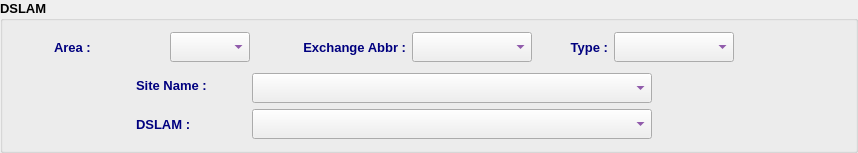
    <widget class="QGroupBox" name="groupBox">
     <property name="font">
      <font>
       <family>Tahoma</family>
       <pointsize>10</pointsize>
       <bold>true</bold>
      </font>
     </property>
     <property name="title">
      <string>DSLAM</string>
     </property>
     <layout class="QHBoxLayout" name="horizontalLayout_4">
      <item>
       <layout class="QVBoxLayout" name="verticalLayout">
        <item>
         <layout class="QHBoxLayout" name="horizontalLayout_3">
          <item>
           <spacer name="horizontalSpacer">
            <property name="orientation">
             <enum>Qt::Orientation::Horizontal</enum>
            </property>
            <property name="sizeHint" stdset="0">
             <size>
              <width>40</width>
              <height>20</height>
             </size>
            </property>
           </spacer>
          </item>
          <item>
           <widget class="QLabel" name="label">
            <property name="minimumSize">
             <size>
              <width>110</width>
              <height>30</height>
             </size>
            </property>
            <property name="maximumSize">
             <size>
              <width>110</width>
              <height>30</height>
             </size>
            </property>
            <property name="font">
             <font>
              <family>Tahoma</family>
              <pointsize>10</pointsize>
              <bold>true</bold>
             </font>
            </property>
            <property name="styleSheet">
             <string notr="true">color: rgb(0, 0, 127);</string>
            </property>
            <property name="text">
             <string>Area :</string>
            </property>
            <property name="alignment">
             <set>Qt::AlignmentFlag::AlignLeading|Qt::AlignmentFlag::AlignLeft|Qt::AlignmentFlag::AlignVCenter</set>
            </property>
           </widget>
          </item>
          <item>
           <widget class="QComboBox" name="areaCB">
            <property name="minimumSize">
             <size>
              <width>80</width>
              <height>30</height>
             </size>
            </property>
            <property name="maximumSize">
             <size>
              <width>80</width>
              <height>30</height>
             </size>
            </property>
            <property name="font">
             <font>
              <family>Tahoma</family>
              <pointsize>10</pointsize>
              <bold>true</bold>
             </font>
            </property>
            <property name="styleSheet">
             <string notr="true">color: rgb(85, 0, 127);</string>
            </property>
           </widget>
          </item>
          <item>
           <widget class="QLabel" name="label_2">
            <property name="minimumSize">
             <size>
              <width>150</width>
              <height>30</height>
             </size>
            </property>
            <property name="maximumSize">
             <size>
              <width>150</width>
              <height>30</height>
             </size>
            </property>
            <property name="font">
             <font>
              <family>Tahoma</family>
              <pointsize>10</pointsize>
              <bold>true</bold>
             </font>
            </property>
            <property name="styleSheet">
             <string notr="true">color: rgb(0, 0, 127);</string>
            </property>
            <property name="text">
             <string>Exchange Abbr :</string>
            </property>
            <property name="alignment">
             <set>Qt::AlignmentFlag::AlignRight|Qt::AlignmentFlag::AlignTrailing|Qt::AlignmentFlag::AlignVCenter</set>
            </property>
           </widget>
          </item>
          <item>
           <widget class="QComboBox" name="abbrCB">
            <property name="minimumSize">
             <size>
              <width>120</width>
              <height>30</height>
             </size>
            </property>
            <property name="maximumSize">
             <size>
              <width>120</width>
              <height>30</height>
             </size>
            </property>
            <property name="font">
             <font>
              <family>Tahoma</family>
              <pointsize>10</pointsize>
              <bold>true</bold>
             </font>
            </property>
            <property name="styleSheet">
             <string notr="true">color: rgb(85, 0, 127);</string>
            </property>
           </widget>
          </item>
          <item>
           <widget class="QLabel" name="label_3">
            <property name="minimumSize">
             <size>
              <width>70</width>
              <height>30</height>
             </size>
            </property>
            <property name="maximumSize">
             <size>
              <width>70</width>
              <height>30</height>
             </size>
            </property>
            <property name="font">
             <font>
              <family>Tahoma</family>
              <pointsize>10</pointsize>
              <bold>true</bold>
             </font>
            </property>
            <property name="styleSheet">
             <string notr="true">color: rgb(0, 0, 127);</string>
            </property>
            <property name="text">
             <string>Type :</string>
            </property>
            <property name="alignment">
             <set>Qt::AlignmentFlag::AlignRight|Qt::AlignmentFlag::AlignTrailing|Qt::AlignmentFlag::AlignVCenter</set>
            </property>
           </widget>
          </item>
          <item>
           <widget class="QComboBox" name="typeCB">
            <property name="minimumSize">
             <size>
              <width>120</width>
              <height>30</height>
             </size>
            </property>
            <property name="maximumSize">
             <size>
              <width>120</width>
              <height>30</height>
             </size>
            </property>
            <property name="font">
             <font>
              <family>Tahoma</family>
              <pointsize>10</pointsize>
              <bold>true</bold>
             </font>
            </property>
            <property name="styleSheet">
             <string notr="true">color: rgb(85, 0, 127);</string>
            </property>
           </widget>
          </item>
          <item>
           <spacer name="horizontalSpacer_3">
            <property name="font">
             <font>
              <family>Tahoma</family>
              <pointsize>10</pointsize>
              <bold>true</bold>
             </font>
            </property>
            <property name="orientation">
             <enum>Qt::Orientation::Horizontal</enum>
            </property>
            <property name="sizeHint" stdset="0">
             <size>
              <width>40</width>
              <height>20</height>
             </size>
            </property>
           </spacer>
          </item>
         </layout>
        </item>
        <item>
         <widget class="QFrame" name="frame">
          <property name="minimumSize">
           <size>
            <width>0</width>
            <height>35</height>
           </size>
          </property>
          <property name="maximumSize">
           <size>
            <width>16777215</width>
            <height>35</height>
           </size>
          </property>
          <property name="font">
           <font>
            <family>Tahoma</family>
            <pointsize>10</pointsize>
            <bold>true</bold>
           </font>
          </property>
          <property name="frameShape">
           <enum>QFrame::Shape::NoFrame</enum>
          </property>
          <property name="frameShadow">
           <enum>QFrame::Shadow::Plain</enum>
          </property>
          <property name="lineWidth">
           <number>0</number>
          </property>
          <layout class="QHBoxLayout" name="horizontalLayout">
           <property name="leftMargin">
            <number>0</number>
           </property>
           <property name="topMargin">
            <number>0</number>
           </property>
           <property name="rightMargin">
            <number>0</number>
           </property>
           <property name="bottomMargin">
            <number>0</number>
           </property>
           <item>
            <spacer name="horizontalSpacer_6">
             <property name="orientation">
              <enum>Qt::Orientation::Horizontal</enum>
             </property>
             <property name="sizeHint" stdset="0">
              <size>
               <width>40</width>
               <height>20</height>
              </size>
             </property>
            </spacer>
           </item>
           <item>
            <widget class="QLabel" name="label_4">
             <property name="minimumSize">
              <size>
               <width>110</width>
               <height>30</height>
              </size>
             </property>
             <property name="maximumSize">
              <size>
               <width>110</width>
               <height>30</height>
              </size>
             </property>
             <property name="font">
              <font>
               <family>Tahoma</family>
               <pointsize>10</pointsize>
               <bold>true</bold>
              </font>
             </property>
             <property name="styleSheet">
              <string notr="true">color: rgb(0, 0, 127);</string>
             </property>
             <property name="text">
              <string>Site Name :</string>
             </property>
             <property name="alignment">
              <set>Qt::AlignmentFlag::AlignLeading|Qt::AlignmentFlag::AlignLeft|Qt::AlignmentFlag::AlignVCenter</set>
             </property>
            </widget>
           </item>
           <item>
            <widget class="QComboBox" name="siteCB">
             <property name="minimumSize">
              <size>
               <width>400</width>
               <height>30</height>
              </size>
             </property>
             <property name="maximumSize">
              <size>
               <width>400</width>
               <height>25</height>
              </size>
             </property>
             <property name="font">
              <font>
               <family>Tahoma</family>
               <pointsize>10</pointsize>
               <bold>true</bold>
              </font>
             </property>
             <property name="styleSheet">
              <string notr="true">color: rgb(85, 0, 127);</string>
             </property>
            </widget>
           </item>
           <item>
            <spacer name="horizontalSpacer_7">
             <property name="font">
              <font>
               <family>Tahoma</family>
               <pointsize>10</pointsize>
               <bold>true</bold>
              </font>
             </property>
             <property name="orientation">
              <enum>Qt::Orientation::Horizontal</enum>
             </property>
             <property name="sizeHint" stdset="0">
              <size>
               <width>40</width>
               <height>20</height>
              </size>
             </property>
            </spacer>
           </item>
          </layout>
         </widget>
        </item>
        <item>
         <layout class="QHBoxLayout" name="horizontalLayout_2">
          <item>
           <spacer name="horizontalSpacer_8">
            <property name="orientation">
             <enum>Qt::Orientation::Horizontal</enum>
            </property>
            <property name="sizeHint" stdset="0">
             <size>
              <width>40</width>
              <height>20</height>
             </size>
            </property>
           </spacer>
          </item>
          <item>
           <widget class="QLabel" name="label_5">
            <property name="minimumSize">
             <size>
              <width>110</width>
              <height>30</height>
             </size>
            </property>
            <property name="maximumSize">
             <size>
              <width>110</width>
              <height>30</height>
             </size>
            </property>
            <property name="font">
             <font>
              <family>Tahoma</family>
              <pointsize>10</pointsize>
              <bold>true</bold>
             </font>
            </property>
            <property name="styleSheet">
             <string notr="true">color: rgb(0, 0, 127);</string>
            </property>
            <property name="text">
             <string>DSLAM :</string>
            </property>
            <property name="alignment">
             <set>Qt::AlignmentFlag::AlignLeading|Qt::AlignmentFlag::AlignLeft|Qt::AlignmentFlag::AlignVCenter</set>
            </property>
           </widget>
          </item>
          <item>
           <widget class="QComboBox" name="dslamCB">
            <property name="minimumSize">
             <size>
              <width>400</width>
              <height>30</height>
             </size>
            </property>
            <property name="maximumSize">
             <size>
              <width>400</width>
              <height>30</height>
             </size>
            </property>
            <property name="font">
             <font>
              <family>Tahoma</family>
              <pointsize>10</pointsize>
              <bold>true</bold>
             </font>
            </property>
            <property name="styleSheet">
             <string notr="true">color: rgb(85, 0, 127);</string>
            </property>
           </widget>
          </item>
          <item>
           <spacer name="horizontalSpacer_2">
            <property name="font">
             <font>
              <family>Tahoma</family>
              <pointsize>10</pointsize>
              <bold>true</bold>
             </font>
            </property>
            <property name="orientation">
             <enum>Qt::Orientation::Horizontal</enum>
            </property>
            <property name="sizeHint" stdset="0">
             <size>
              <width>40</width>
              <height>20</height>
             </size>
            </property>
           </spacer>
          </item>
         </layout>
        </item>
       </layout>
      </item>
      <item>
       <widget class="QLabel" name="pix">
        <property name="minimumSize">
         <size>
          <width>64</width>
          <height>64</height>
         </size>
        </property>
        <property name="maximumSize">
         <size>
          <width>64</width>
          <height>64</height>
         </size>
        </property>
        <property name="font">
         <font>
          <family>Tahoma</family>
          <pointsize>10</pointsize>
          <bold>true</bold>
         </font>
        </property>
        <property name="text">
         <string/>
        </property>
        <property name="pixmap">
         <pixmap resource="../../../../image.qrc">:/Image/dslam.png</pixmap>
        </property>
       </widget>
      </item>
     </layout>
    </widget>
